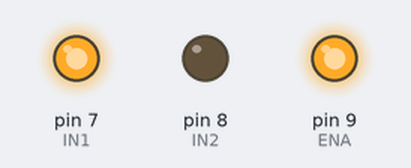
Recording of a sketch running on a simulated Arduino Uno, built with avr-gcc and run on an emulated ATmega328P. Shown: output pins drawn as LEDs (lit = HIGH).

Above: at 1.5 s.
At 4.5 s:
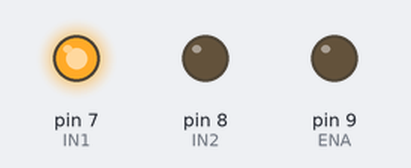
Timing chart, 0 to 7.8 s (numbered marks = the images above):
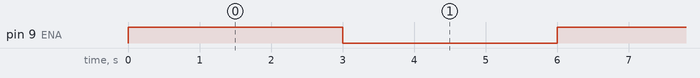

Measured:
- by itself, pin 9 (ENA): alternates HIGH for 3.0 s and LOW for 3.0 s

The sketch:

vel-digital.ino
```cpp
// Fallo (lección 10): ENA solo con digitalWrite (sin PWM).
const int IN1 = 7;
const int IN2 = 8;
const int ENA = 9;

void setup() {
  pinMode(IN1, OUTPUT);
  pinMode(IN2, OUTPUT);
  digitalWrite(IN1, HIGH);
  digitalWrite(IN2, LOW);
  pinMode(ENA, OUTPUT);
}

void loop() {
  digitalWrite(ENA, HIGH);
  delay(3000);
  digitalWrite(ENA, LOW);
  delay(3000);
}
```
